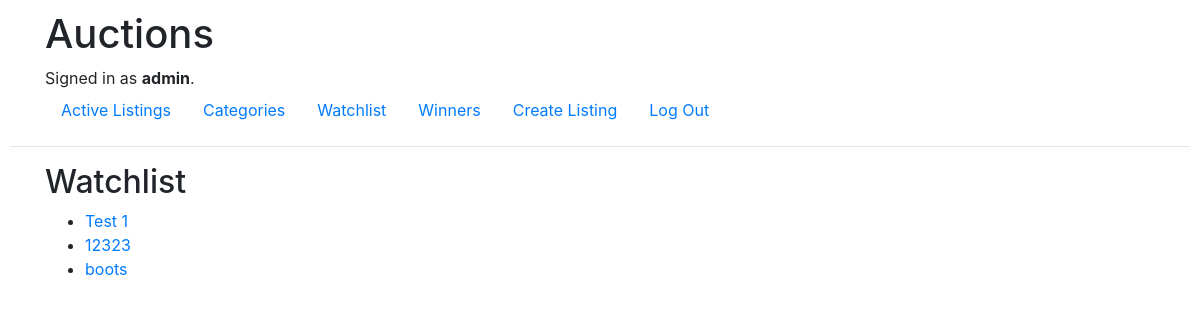
/watchlist (signed in), run on an earlier commit of the app's database.
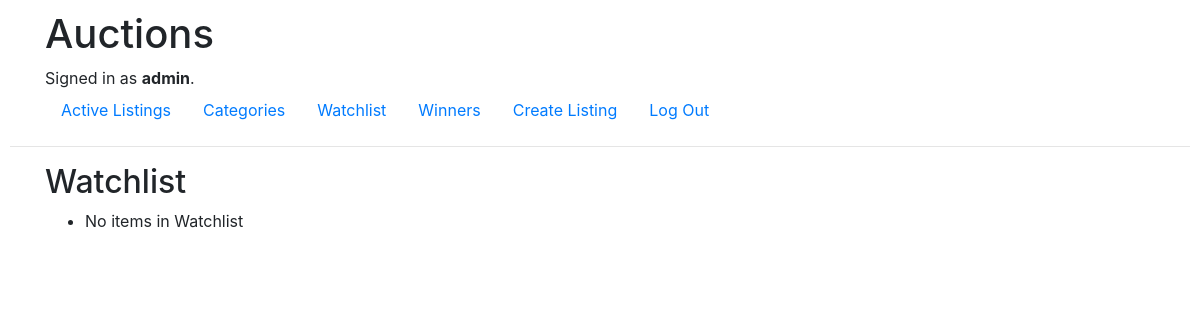
And on a later commit of the database.
### auctions/models.py (models this page shows, shortened)
class Listing(models.Model):
    title = models.CharField(max_length=32)
    picture = models.CharField(max_length=128)
    description = models.CharField(max_length=256, default="No description")
    price = models.DecimalField(max_digits=10, decimal_places=2, default=1.00)
    owner = models.ForeignKey(User, on_delete=models.CASCADE, related_name="owner", default=1)
    winner = models.ForeignKey(User, on_delete=models.CASCADE, related_name="winner", default=1)
    category = models.CharField(max_length=32, choices=CATEGORY_CHOICES, default="Home")
    watchlist = models.ManyToManyField(User, blank=True, related_name="watchlist")
    active = models.BooleanField(default=True)

### auctions/views.py (the view)
# urls.py: path("watchlist", views.watchlist, name="watchlist"),
@login_required
def watchlist(request):
    watchlist = Listing.objects.all().filter(watchlist=request.user)
    return render (request, "auctions/watchlist.html", {
        "watchlist": watchlist
    })

### auctions/templates/auctions/watchlist.html
{% extends "auctions/layout.html" %}
{% block body %}
    <div class="container">
        <h2>Watchlist</h2>
        <div>
            <ul>
                {% for item in watchlist %}
                <li>
                    <a href="{% url 'listings' item.id %}">{{ item.title }}</a>
                </li>
                {% empty %}
                <li>
                    No items in Watchlist
                </li>
                {% endfor %}
            </ul>
        </div>
    </div>
{% endblock %}

What changed in the data, as far as the page shows it:
removed Listing: title "Test 1"
removed Listing: title "12323"
removed Listing: title "boots"
Also different on the page:
text now shown: "No items in Watchlist"
